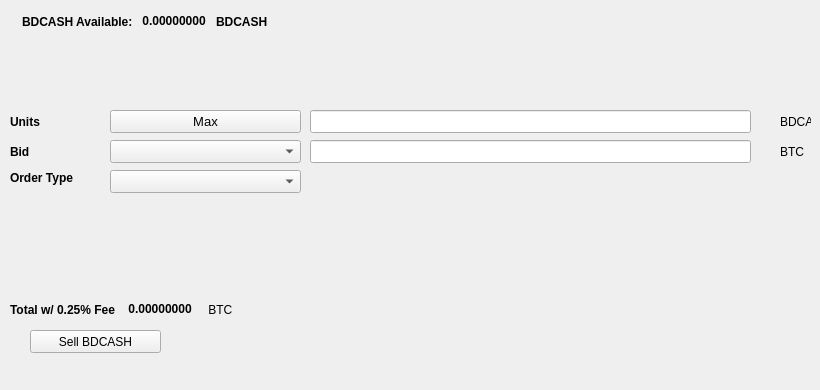
   <widget class="QWidget" name="SellTab">
    <attribute name="title">
     <string>Sell</string>
    </attribute>
    <widget class="QLabel" name="label_16">
     <property name="geometry">
      <rect>
       <x>780</x>
       <y>140</y>
       <width>31</width>
       <height>23</height>
      </rect>
     </property>
     <property name="text">
      <string>BTC</string>
     </property>
    </widget>
    <widget class="QComboBox" name="SellBidcomboBox">
     <property name="geometry">
      <rect>
       <x>110</x>
       <y>140</y>
       <width>191</width>
       <height>23</height>
      </rect>
     </property>
     <property name="font">
      <font>
       <pointsize>10</pointsize>
      </font>
     </property>
    </widget>
    <widget class="QLabel" name="label_18">
     <property name="geometry">
      <rect>
       <x>10</x>
       <y>110</y>
       <width>46</width>
       <height>23</height>
      </rect>
     </property>
     <property name="font">
      <font>
       <weight>75</weight>
       <bold>true</bold>
      </font>
     </property>
     <property name="text">
      <string>Units</string>
     </property>
    </widget>
    <widget class="QPushButton" name="Sell_Max_Amount">
     <property name="geometry">
      <rect>
       <x>110</x>
       <y>110</y>
       <width>191</width>
       <height>23</height>
      </rect>
     </property>
     <property name="font">
      <font>
       <pointsize>10</pointsize>
      </font>
     </property>
     <property name="text">
      <string>Max</string>
     </property>
    </widget>
    <widget class="QLabel" name="label_20">
     <property name="geometry">
      <rect>
       <x>10</x>
       <y>170</y>
       <width>91</width>
       <height>16</height>
      </rect>
     </property>
     <property name="font">
      <font>
       <weight>75</weight>
       <bold>true</bold>
      </font>
     </property>
     <property name="text">
      <string>Order Type</string>
     </property>
    </widget>
    <widget class="QComboBox" name="SellOrdertypeCombo">
     <property name="geometry">
      <rect>
       <x>110</x>
       <y>170</y>
       <width>191</width>
       <height>23</height>
      </rect>
     </property>
     <property name="font">
      <font>
       <pointsize>10</pointsize>
      </font>
     </property>
    </widget>
    <widget class="QLabel" name="label_21">
     <property name="geometry">
      <rect>
       <x>10</x>
       <y>140</y>
       <width>46</width>
       <height>23</height>
      </rect>
     </property>
     <property name="font">
      <font>
       <weight>75</weight>
       <bold>true</bold>
      </font>
     </property>
     <property name="text">
      <string>Bid</string>
     </property>
    </widget>
    <widget class="QLabel" name="label_22">
     <property name="geometry">
      <rect>
       <x>780</x>
       <y>110</y>
       <width>31</width>
       <height>23</height>
      </rect>
     </property>
     <property name="text">
      <string>BDCASH</string>
     </property>
    </widget>
    <widget class="QLineEdit" name="UnitsInputBDCASH">
     <property name="geometry">
      <rect>
       <x>310</x>
       <y>110</y>
       <width>441</width>
       <height>23</height>
      </rect>
     </property>
     <property name="font">
      <font>
       <pointsize>9</pointsize>
       <weight>75</weight>
       <bold>true</bold>
      </font>
     </property>
    </widget>
    <widget class="QLineEdit" name="SellBidPriceEdit">
     <property name="geometry">
      <rect>
       <x>310</x>
       <y>140</y>
       <width>441</width>
       <height>23</height>
      </rect>
     </property>
     <property name="font">
      <font>
       <pointsize>9</pointsize>
       <weight>75</weight>
       <bold>true</bold>
      </font>
     </property>
    </widget>
    <widget class="QPushButton" name="SellBDCASHBTN">
     <property name="geometry">
      <rect>
       <x>30</x>
       <y>330</y>
       <width>131</width>
       <height>23</height>
      </rect>
     </property>
     <property name="text">
      <string>Sell BDCASH</string>
     </property>
     <property name="icon">
      <iconset resource="../bigdatacash">
       <normaloff>:/icons/bitcoin</normaloff>:/icons/bitcoin</iconset>
     </property>
    </widget>
    <widget class="QWidget" name="layoutWidget3">
     <property name="geometry">
      <rect>
       <x>22</x>
       <y>12</y>
       <width>258</width>
       <height>19</height>
      </rect>
     </property>
     <layout class="QHBoxLayout" name="horizontalLayout">
      <item>
       <widget class="QLabel" name="label232_2">
        <property name="font">
         <font>
          <weight>75</weight>
          <bold>true</bold>
         </font>
        </property>
        <property name="text">
         <string>BDCASH Available:</string>
        </property>
       </widget>
      </item>
      <item>
       <widget class="QLabel" name="BDCASHAvailableLabel">
        <property name="palette">
         <palette>
          <active>
           <colorrole role="WindowText">
            <brush brushstyle="SolidPattern">
             <color alpha="255">
              <red>0</red>
              <green>0</green>
              <blue>0</blue>
             </color>
            </brush>
           </colorrole>
           <colorrole role="Button">
            <brush brushstyle="SolidPattern">
             <color alpha="255">
              <red>0</red>
              <green>170</green>
              <blue>0</blue>
             </color>
            </brush>
           </colorrole>
           <colorrole role="Light">
            <brush brushstyle="SolidPattern">
             <color alpha="255">
              <red>0</red>
              <green>255</green>
              <blue>0</blue>
             </color>
            </brush>
           </colorrole>
           <colorrole role="Midlight">
            <brush brushstyle="SolidPattern">
             <color alpha="255">
              <red>0</red>
              <green>212</green>
              <blue>0</blue>
             </color>
            </brush>
           </colorrole>
           <colorrole role="Dark">
            <brush brushstyle="SolidPattern">
             <color alpha="255">
              <red>0</red>
              <green>85</green>
              <blue>0</blue>
             </color>
            </brush>
           </colorrole>
           <colorrole role="Mid">
            <brush brushstyle="SolidPattern">
             <color alpha="255">
              <red>0</red>
              <green>113</green>
              <blue>0</blue>
             </color>
            </brush>
           </colorrole>
           <colorrole role="Text">
            <brush brushstyle="SolidPattern">
             <color alpha="255">
              <red>0</red>
              <green>170</green>
              <blue>0</blue>
             </color>
            </brush>
           </colorrole>
           <colorrole role="BrightText">
            <brush brushstyle="SolidPattern">
             <color alpha="255">
              <red>255</red>
              <green>255</green>
              <blue>255</blue>
             </color>
            </brush>
           </colorrole>
           <colorrole role="ButtonText">
            <brush brushstyle="SolidPattern">
             <color alpha="255">
              <red>0</red>
              <green>0</green>
              <blue>0</blue>
             </color>
            </brush>
           </colorrole>
           <colorrole role="Base">
            <brush brushstyle="SolidPattern">
             <color alpha="255">
              <red>255</red>
              <green>255</green>
              <blue>255</blue>
             </color>
            </brush>
           </colorrole>
           <colorrole role="Window">
            <brush brushstyle="SolidPattern">
             <color alpha="255">
              <red>0</red>
              <green>170</green>
              <blue>0</blue>
             </color>
            </brush>
           </colorrole>
           <colorrole role="Shadow">
            <brush brushstyle="SolidPattern">
             <color alpha="255">
              <red>0</red>
              <green>0</green>
              <blue>0</blue>
             </color>
            </brush>
           </colorrole>
           <colorrole role="AlternateBase">
            <brush brushstyle="SolidPattern">
             <color alpha="255">
              <red>127</red>
              <green>212</green>
              <blue>127</blue>
             </color>
            </brush>
           </colorrole>
           <colorrole role="ToolTipBase">
            <brush brushstyle="SolidPattern">
             <color alpha="255">
              <red>255</red>
              <green>255</green>
              <blue>220</blue>
             </color>
            </brush>
           </colorrole>
           <colorrole role="ToolTipText">
            <brush brushstyle="SolidPattern">
             <color alpha="255">
              <red>0</red>
              <green>0</green>
              <blue>0</blue>
             </color>
            </brush>
           </colorrole>
          </active>
          <inactive>
           <colorrole role="WindowText">
            <brush brushstyle="SolidPattern">
             <color alpha="255">
              <red>0</red>
              <green>0</green>
              <blue>0</blue>
             </color>
            </brush>
           </colorrole>
           <colorrole role="Button">
            <brush brushstyle="SolidPattern">
             <color alpha="255">
              <red>0</red>
              <green>170</green>
              <blue>0</blue>
             </color>
            </brush>
           </colorrole>
           <colorrole role="Light">
            <brush brushstyle="SolidPattern">
             <color alpha="255">
              <red>0</red>
              <green>255</green>
              <blue>0</blue>
             </color>
            </brush>
           </colorrole>
           <colorrole role="Midlight">
            <brush brushstyle="SolidPattern">
             <color alpha="255">
              <red>0</red>
              <green>212</green>
              <blue>0</blue>
             </color>
            </brush>
           </colorrole>
           <colorrole role="Dark">
            <brush brushstyle="SolidPattern">
             <color alpha="255">
              <red>0</red>
              <green>85</green>
              <blue>0</blue>
             </color>
            </brush>
           </colorrole>
           <colorrole role="Mid">
            <brush brushstyle="SolidPattern">
             <color alpha="255">
              <red>0</red>
              <green>113</green>
              <blue>0</blue>
             </color>
            </brush>
           </colorrole>
           <colorrole role="Text">
            <brush brushstyle="SolidPattern">
             <color alpha="255">
              <red>0</red>
              <green>170</green>
              <blue>0</blue>
             </color>
            </brush>
           </colorrole>
           <colorrole role="BrightText">
            <brush brushstyle="SolidPattern">
             <color alpha="255">
              <red>255</red>
              <green>255</green>
              <blue>255</blue>
             </color>
            </brush>
           </colorrole>
           <colorrole role="ButtonText">
            <brush brushstyle="SolidPattern">
             <color alpha="255">
              <red>0</red>
              <green>0</green>
              <blue>0</blue>
             </color>
            </brush>
           </colorrole>
           <colorrole role="Base">
            <brush brushstyle="SolidPattern">
             <color alpha="255">
              <red>255</red>
              <green>255</green>
              <blue>255</blue>
             </color>
            </brush>
           </colorrole>
           <colorrole role="Window">
            <brush brushstyle="SolidPattern">
             <color alpha="255">
              <red>0</red>
              <green>170</green>
              <blue>0</blue>
             </color>
            </brush>
           </colorrole>
           <colorrole role="Shadow">
            <brush brushstyle="SolidPattern">
             <color alpha="255">
              <red>0</red>
              <green>0</green>
              <blue>0</blue>
             </color>
            </brush>
           </colorrole>
           <colorrole role="AlternateBase">
            <brush brushstyle="SolidPattern">
             <color alpha="255">
              <red>127</red>
              <green>212</green>
              <blue>127</blue>
             </color>
            </brush>
           </colorrole>
           <colorrole role="ToolTipBase">
            <brush brushstyle="SolidPattern">
             <color alpha="255">
              <red>255</red>
              <green>255</green>
              <blue>220</blue>
             </color>
            </brush>
           </colorrole>
           <colorrole role="ToolTipText">
            <brush brushstyle="SolidPattern">
             <color alpha="255">
              <red>0</red>
              <green>0</green>
              <blue>0</blue>
             </color>
            </brush>
           </colorrole>
          </inactive>
          <disabled>
           <colorrole role="WindowText">
            <brush brushstyle="SolidPattern">
             <color alpha="255">
              <red>0</red>
              <green>85</green>
              <blue>0</blue>
             </color>
            </brush>
           </colorrole>
           <colorrole role="Button">
            <brush brushstyle="SolidPattern">
             <color alpha="255">
              <red>0</red>
              <green>170</green>
              <blue>0</blue>
             </color>
            </brush>
           </colorrole>
           <colorrole role="Light">
            <brush brushstyle="SolidPattern">
             <color alpha="255">
              <red>0</red>
              <green>255</green>
              <blue>0</blue>
             </color>
            </brush>
           </colorrole>
           <colorrole role="Midlight">
            <brush brushstyle="SolidPattern">
             <color alpha="255">
              <red>0</red>
              <green>212</green>
              <blue>0</blue>
             </color>
            </brush>
           </colorrole>
           <colorrole role="Dark">
            <brush brushstyle="SolidPattern">
             <color alpha="255">
              <red>0</red>
              <green>85</green>
              <blue>0</blue>
             </color>
            </brush>
           </colorrole>
           <colorrole role="Mid">
            <brush brushstyle="SolidPattern">
             <color alpha="255">
              <red>0</red>
              <green>113</green>
              <blue>0</blue>
             </color>
            </brush>
           </colorrole>
           <colorrole role="Text">
            <brush brushstyle="SolidPattern">
             <color alpha="255">
              <red>0</red>
              <green>85</green>
              <blue>0</blue>
             </color>
            </brush>
           </colorrole>
           <colorrole role="BrightText">
            <brush brushstyle="SolidPattern">
             <color alpha="255">
              <red>255</red>
              <green>255</green>
              <blue>255</blue>
             </color>
            </brush>
           </colorrole>
           <colorrole role="ButtonText">
            <brush brushstyle="SolidPattern">
             <color alpha="255">
              <red>0</red>
              <green>85</green>
              <blue>0</blue>
             </color>
            </brush>
           </colorrole>
           <colorrole role="Base">
            <brush brushstyle="SolidPattern">
             <color alpha="255">
              <red>0</red>
              <green>170</green>
              <blue>0</blue>
             </color>
            </brush>
           </colorrole>
           <colorrole role="Window">
            <brush brushstyle="SolidPattern">
             <color alpha="255">
              <red>0</red>
              <green>170</green>
              <blue>0</blue>
             </color>
            </brush>
           </colorrole>
           <colorrole role="Shadow">
            <brush brushstyle="SolidPattern">
             <color alpha="255">
              <red>0</red>
              <green>0</green>
              <blue>0</blue>
             </color>
            </brush>
           </colorrole>
           <colorrole role="AlternateBase">
            <brush brushstyle="SolidPattern">
             <color alpha="255">
              <red>0</red>
              <green>170</green>
              <blue>0</blue>
             </color>
            </brush>
           </colorrole>
           <colorrole role="ToolTipBase">
            <brush brushstyle="SolidPattern">
             <color alpha="255">
              <red>255</red>
              <green>255</green>
              <blue>220</blue>
             </color>
            </brush>
           </colorrole>
           <colorrole role="ToolTipText">
            <brush brushstyle="SolidPattern">
             <color alpha="255">
              <red>0</red>
              <green>0</green>
              <blue>0</blue>
             </color>
            </brush>
           </colorrole>
          </disabled>
         </palette>
        </property>
        <property name="font">
         <font>
          <weight>75</weight>
          <bold>true</bold>
         </font>
        </property>
        <property name="text">
         <string> 0.00000000 </string>
        </property>
        <property name="textInteractionFlags">
         <set>Qt::LinksAccessibleByMouse|Qt::TextSelectableByKeyboard|Qt::TextSelectableByMouse</set>
        </property>
       </widget>
      </item>
      <item>
       <widget class="QLabel" name="labelBDCASH">
        <property name="font">
         <font>
          <weight>75</weight>
          <bold>true</bold>
         </font>
        </property>
        <property name="text">
         <string>BDCASH</string>
        </property>
       </widget>
      </item>
     </layout>
    </widget>
    <widget class="QWidget" name="layoutWidget">
     <property name="geometry">
      <rect>
       <x>10</x>
       <y>300</y>
       <width>268</width>
       <height>19</height>
      </rect>
     </property>
     <layout class="QHBoxLayout" name="horizontalLayout_2">
      <item>
       <widget class="QLabel" name="label_19">
        <property name="font">
         <font>
          <weight>75</weight>
          <bold>true</bold>
         </font>
        </property>
        <property name="text">
         <string>Total w/ 0.25% Fee </string>
        </property>
       </widget>
      </item>
      <item>
       <widget class="QLabel" name="SellCostLabel">
        <property name="palette">
         <palette>
          <active>
           <colorrole role="WindowText">
            <brush brushstyle="SolidPattern">
             <color alpha="255">
              <red>0</red>
              <green>0</green>
              <blue>0</blue>
             </color>
            </brush>
           </colorrole>
           <colorrole role="Button">
            <brush brushstyle="SolidPattern">
             <color alpha="255">
              <red>0</red>
              <green>170</green>
              <blue>0</blue>
             </color>
            </brush>
           </colorrole>
           <colorrole role="Light">
            <brush brushstyle="SolidPattern">
             <color alpha="255">
              <red>0</red>
              <green>255</green>
              <blue>0</blue>
             </color>
            </brush>
           </colorrole>
           <colorrole role="Midlight">
            <brush brushstyle="SolidPattern">
             <color alpha="255">
              <red>0</red>
              <green>212</green>
              <blue>0</blue>
             </color>
            </brush>
           </colorrole>
           <colorrole role="Dark">
            <brush brushstyle="SolidPattern">
             <color alpha="255">
              <red>0</red>
              <green>85</green>
              <blue>0</blue>
             </color>
            </brush>
           </colorrole>
           <colorrole role="Mid">
            <brush brushstyle="SolidPattern">
             <color alpha="255">
              <red>0</red>
              <green>113</green>
              <blue>0</blue>
             </color>
            </brush>
           </colorrole>
           <colorrole role="Text">
            <brush brushstyle="SolidPattern">
             <color alpha="255">
              <red>0</red>
              <green>170</green>
              <blue>0</blue>
             </color>
            </brush>
           </colorrole>
           <colorrole role="BrightText">
            <brush brushstyle="SolidPattern">
             <color alpha="255">
              <red>255</red>
              <green>255</green>
              <blue>255</blue>
             </color>
            </brush>
           </colorrole>
           <colorrole role="ButtonText">
            <brush brushstyle="SolidPattern">
             <color alpha="255">
              <red>0</red>
              <green>0</green>
              <blue>0</blue>
             </color>
            </brush>
           </colorrole>
           <colorrole role="Base">
            <brush brushstyle="SolidPattern">
             <color alpha="255">
              <red>255</red>
              <green>255</green>
              <blue>255</blue>
             </color>
            </brush>
           </colorrole>
           <colorrole role="Window">
            <brush brushstyle="SolidPattern">
             <color alpha="255">
              <red>0</red>
              <green>170</green>
              <blue>0</blue>
             </color>
            </brush>
           </colorrole>
           <colorrole role="Shadow">
            <brush brushstyle="SolidPattern">
             <color alpha="255">
              <red>0</red>
              <green>0</green>
              <blue>0</blue>
             </color>
            </brush>
           </colorrole>
           <colorrole role="AlternateBase">
            <brush brushstyle="SolidPattern">
             <color alpha="255">
              <red>127</red>
              <green>212</green>
              <blue>127</blue>
             </color>
            </brush>
           </colorrole>
           <colorrole role="ToolTipBase">
            <brush brushstyle="SolidPattern">
             <color alpha="255">
              <red>255</red>
              <green>255</green>
              <blue>220</blue>
             </color>
            </brush>
           </colorrole>
           <colorrole role="ToolTipText">
            <brush brushstyle="SolidPattern">
             <color alpha="255">
              <red>0</red>
              <green>0</green>
              <blue>0</blue>
             </color>
            </brush>
           </colorrole>
          </active>
          <inactive>
           <colorrole role="WindowText">
            <brush brushstyle="SolidPattern">
             <color alpha="255">
              <red>0</red>
              <green>0</green>
              <blue>0</blue>
             </color>
            </brush>
           </colorrole>
           <colorrole role="Button">
            <brush brushstyle="SolidPattern">
             <color alpha="255">
              <red>0</red>
              <green>170</green>
              <blue>0</blue>
             </color>
            </brush>
           </colorrole>
           <colorrole role="Light">
            <brush brushstyle="SolidPattern">
             <color alpha="255">
              <red>0</red>
              <green>255</green>
              <blue>0</blue>
             </color>
            </brush>
           </colorrole>
           <colorrole role="Midlight">
            <brush brushstyle="SolidPattern">
             <color alpha="255">
              <red>0</red>
              <green>212</green>
              <blue>0</blue>
             </color>
            </brush>
           </colorrole>
           <colorrole role="Dark">
            <brush brushstyle="SolidPattern">
             <color alpha="255">
              <red>0</red>
              <green>85</green>
              <blue>0</blue>
             </color>
            </brush>
           </colorrole>
           <colorrole role="Mid">
            <brush brushstyle="SolidPattern">
             <color alpha="255">
              <red>0</red>
              <green>113</green>
              <blue>0</blue>
             </color>
            </brush>
           </colorrole>
           <colorrole role="Text">
            <brush brushstyle="SolidPattern">
             <color alpha="255">
              <red>0</red>
              <green>170</green>
              <blue>0</blue>
             </color>
            </brush>
           </colorrole>
           <colorrole role="BrightText">
            <brush brushstyle="SolidPattern">
             <color alpha="255">
              <red>255</red>
              <green>255</green>
              <blue>255</blue>
             </color>
            </brush>
           </colorrole>
           <colorrole role="ButtonText">
            <brush brushstyle="SolidPattern">
             <color alpha="255">
              <red>0</red>
              <green>0</green>
              <blue>0</blue>
             </color>
            </brush>
           </colorrole>
           <colorrole role="Base">
            <brush brushstyle="SolidPattern">
             <color alpha="255">
              <red>255</red>
              <green>255</green>
              <blue>255</blue>
             </color>
            </brush>
           </colorrole>
           <colorrole role="Window">
            <brush brushstyle="SolidPattern">
             <color alpha="255">
              <red>0</red>
              <green>170</green>
              <blue>0</blue>
             </color>
            </brush>
           </colorrole>
           <colorrole role="Shadow">
            <brush brushstyle="SolidPattern">
             <color alpha="255">
              <red>0</red>
              <green>0</green>
              <blue>0</blue>
             </color>
            </brush>
           </colorrole>
           <colorrole role="AlternateBase">
            <brush brushstyle="SolidPattern">
             <color alpha="255">
              <red>127</red>
              <green>212</green>
              <blue>127</blue>
             </color>
            </brush>
           </colorrole>
           <colorrole role="ToolTipBase">
            <brush brushstyle="SolidPattern">
             <color alpha="255">
              <red>255</red>
              <green>255</green>
              <blue>220</blue>
             </color>
            </brush>
           </colorrole>
           <colorrole role="ToolTipText">
            <brush brushstyle="SolidPattern">
             <color alpha="255">
              <red>0</red>
              <green>0</green>
              <blue>0</blue>
             </color>
            </brush>
           </colorrole>
          </inactive>
          <disabled>
           <colorrole role="WindowText">
            <brush brushstyle="SolidPattern">
             <color alpha="255">
              <red>0</red>
              <green>85</green>
              <blue>0</blue>
             </color>
            </brush>
           </colorrole>
           <colorrole role="Button">
            <brush brushstyle="SolidPattern">
             <color alpha="255">
              <red>0</red>
              <green>170</green>
              <blue>0</blue>
             </color>
            </brush>
           </colorrole>
           <colorrole role="Light">
            <brush brushstyle="SolidPattern">
             <color alpha="255">
              <red>0</red>
              <green>255</green>
              <blue>0</blue>
             </color>
            </brush>
           </colorrole>
           <colorrole role="Midlight">
            <brush brushstyle="SolidPattern">
             <color alpha="255">
              <red>0</red>
              <green>212</green>
              <blue>0</blue>
             </color>
            </brush>
           </colorrole>
           <colorrole role="Dark">
            <brush brushstyle="SolidPattern">
             <color alpha="255">
              <red>0</red>
              <green>85</green>
              <blue>0</blue>
             </color>
            </brush>
           </colorrole>
           <colorrole role="Mid">
            <brush brushstyle="SolidPattern">
             <color alpha="255">
              <red>0</red>
              <green>113</green>
              <blue>0</blue>
             </color>
            </brush>
           </colorrole>
           <colorrole role="Text">
            <brush brushstyle="SolidPattern">
             <color alpha="255">
              <red>0</red>
              <green>85</green>
              <blue>0</blue>
             </color>
            </brush>
           </colorrole>
           <colorrole role="BrightText">
            <brush brushstyle="SolidPattern">
             <color alpha="255">
              <red>255</red>
              <green>255</green>
              <blue>255</blue>
             </color>
            </brush>
           </colorrole>
           <colorrole role="ButtonText">
            <brush brushstyle="SolidPattern">
             <color alpha="255">
              <red>0</red>
              <green>85</green>
              <blue>0</blue>
             </color>
            </brush>
           </colorrole>
           <colorrole role="Base">
            <brush brushstyle="SolidPattern">
             <color alpha="255">
              <red>0</red>
              <green>170</green>
              <blue>0</blue>
             </color>
            </brush>
           </colorrole>
           <colorrole role="Window">
            <brush brushstyle="SolidPattern">
             <color alpha="255">
              <red>0</red>
              <green>170</green>
              <blue>0</blue>
             </color>
            </brush>
           </colorrole>
           <colorrole role="Shadow">
            <brush brushstyle="SolidPattern">
             <color alpha="255">
              <red>0</red>
              <green>0</green>
              <blue>0</blue>
             </color>
            </brush>
           </colorrole>
           <colorrole role="AlternateBase">
            <brush brushstyle="SolidPattern">
             <color alpha="255">
              <red>0</red>
              <green>170</green>
              <blue>0</blue>
             </color>
            </brush>
           </colorrole>
           <colorrole role="ToolTipBase">
            <brush brushstyle="SolidPattern">
             <color alpha="255">
              <red>255</red>
              <green>255</green>
              <blue>220</blue>
             </color>
            </brush>
           </colorrole>
           <colorrole role="ToolTipText">
            <brush brushstyle="SolidPattern">
             <color alpha="255">
              <red>0</red>
              <green>0</green>
              <blue>0</blue>
             </color>
            </brush>
           </colorrole>
          </disabled>
         </palette>
        </property>
        <property name="font">
         <font>
          <weight>75</weight>
          <bold>true</bold>
         </font>
        </property>
        <property name="autoFillBackground">
         <bool>false</bool>
        </property>
        <property name="text">
         <string> 0.00000000</string>
        </property>
        <property name="textInteractionFlags">
         <set>Qt::LinksAccessibleByMouse|Qt::TextSelectableByMouse</set>
        </property>
       </widget>
      </item>
      <item>
       <widget class="QLabel" name="label_17">
        <property name="font">
         <font>
          <weight>50</weight>
          <bold>false</bold>
         </font>
        </property>
        <property name="text">
         <string> BTC</string>
        </property>
       </widget>
      </item>
     </layout>
    </widget>
    <widget class="QLabel" name="label_23">
     <property name="geometry">
      <rect>
       <x>460</x>
       <y>300</y>
       <width>281</width>
       <height>81</height>
      </rect>
     </property>
     <property name="text">
      <string/>
     </property>
     <property name="pixmap">
      <pixmap>:/images/bittrex</pixmap>
     </property>
    </widget>
   </widget>
